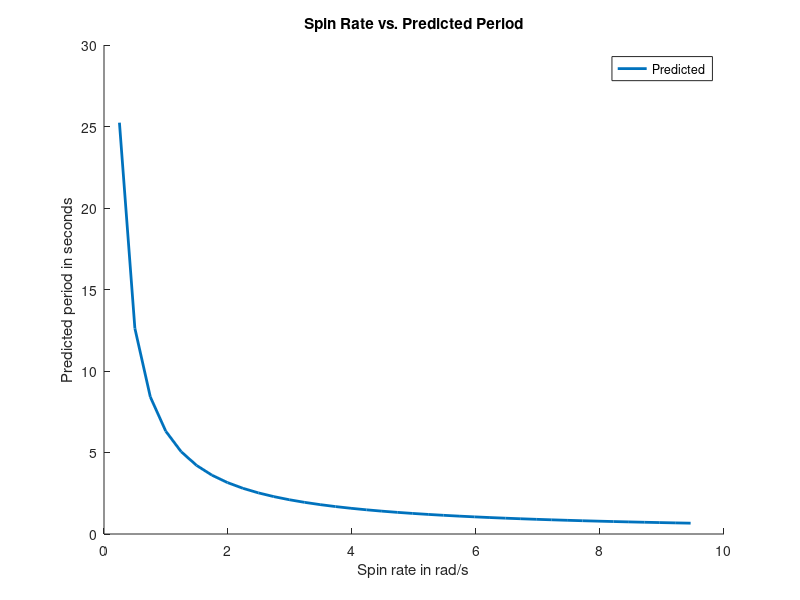
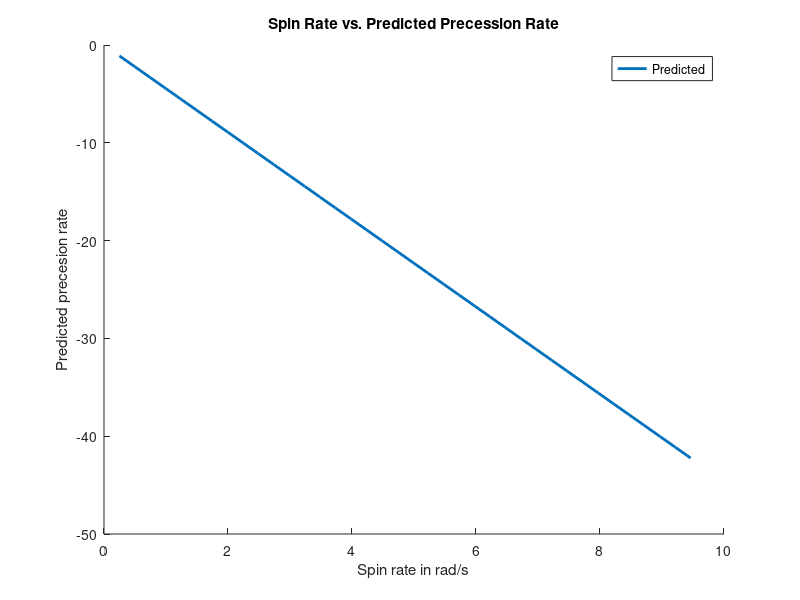
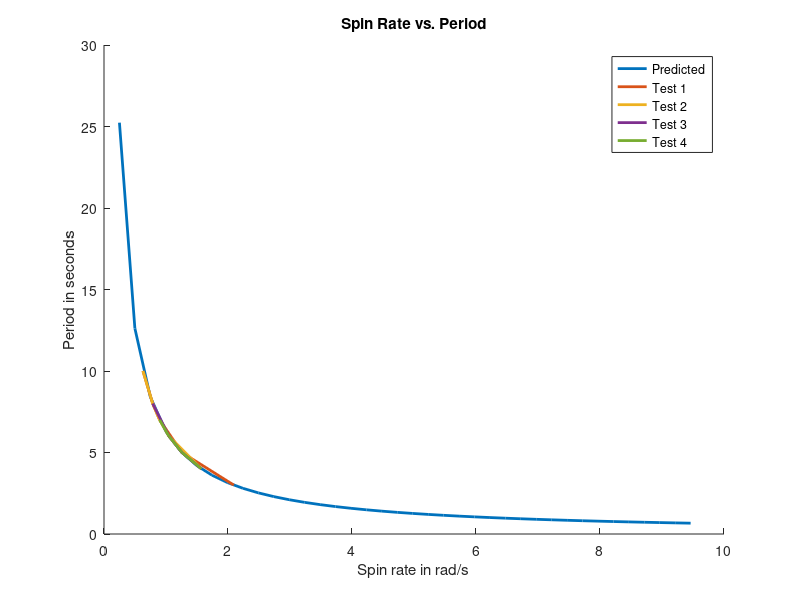
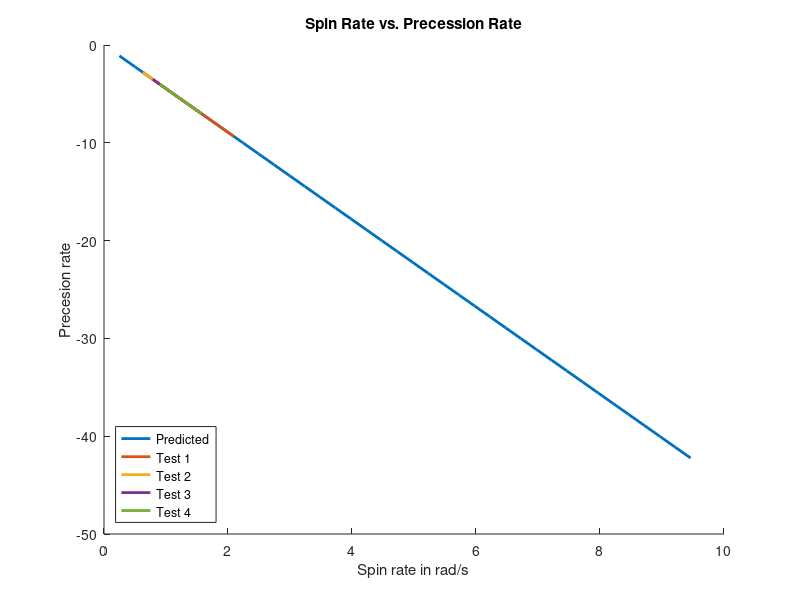

Source code (MATLAB) for these figures, in order:
%ASEN 3200: Lab 2 Spinning Spacecraft
%Author: Quinn Lewis, Cesario Garcia, Billy Weigl, Ankrit Upretty
%Last Modified: 9/28/2020

clear all; clc; close all

%constants
d = 22.5/39.37; %[m]
r = d/2;
a_length = 7.5/39.37; %[m]
m = 2.59; %kg
theta = 90; %angle of wheel during rotation

%speeds
s = 1:1:38; %speeds in mph
s = s*(5280*12/(3600*39.37)); %convert speed from mph to m/s

%angular velocity
cir = 2*pi*r; %circumfrance of wheel
omega = s/cir; %angular vel of wheel

%period
T = 2*pi./omega; %period in seconds for wheel

%MOI matrix using hoop as model
I1 = (1/4)*m*r^2;
I2 = I1;
I3 = (1/2)*m*r^2;
I = [I1 0 0; 0 I2 0; 0 0 I3]; 

%precession rate predicted 
phi_dot = (I3/I1).*omega/cos(theta);

%experimental precession rate from period
%data from tests 1-4 in 1st row is period and 2nd row is corresponding speed
%in m/s
%The 'predict' vectors will be used later to determine the error for the
%predicted values against the experimental values of the precession rate
c = (5280*12/(3600*39.37)); %conversion factor from mph to m/s
T1 = [10 8 7 5 3 3; 35*c 30*c 26*c 20*c 14*c 12*c];
predict1 = [phi_dot(35) phi_dot(30) phi_dot(26) phi_dot(20) phi_dot(14) phi_dot(12)];

T2 = [10 8 7 7 6 4; 38*c 30*c 26*c 22*c 20*c 15*c];
predict2 = [phi_dot(38) phi_dot(30) phi_dot(26) phi_dot(22) phi_dot(20) phi_dot(15)];

T3 = [8 8 6 5 5 4; 34*c 30*c 24*c 21*c 18*c 14*c];
predict3 = [phi_dot(34) phi_dot(30) phi_dot(24) phi_dot(21) phi_dot(18) phi_dot(14)];

T4 = [7 6 6 6 5 5 5 4; 26*c 24*c 23*c 21*c 19*c 17*c 15*c 13*c];
predict4 = [phi_dot(26) phi_dot(24) phi_dot(23) phi_dot(21) phi_dot(19) phi_dot(17) phi_dot(15) phi_dot(13)];

omega1 = 2*pi./(T1(1,:));
omega2 = 2*pi./(T2(1,:));
omega3 = 2*pi./(T3(1,:));
omega4 = 2*pi./(T4(1,:));

phi_dot1 = (I3/I1).*omega1/cos(theta);
phi_dot2 = (I3/I1).*omega2/cos(theta);
phi_dot3 = (I3/I1).*omega3/cos(theta);
phi_dot4 = (I3/I1).*omega4/cos(theta);

%plotting spin rate vs. predicted period
figure
hold on

plot(omega,T,'Linewidth',2)

hold off
xlabel('Spin rate in rad/s')
ylabel('Predicted period in seconds')
title('Spin Rate vs. Predicted Period')
legend('Predicted')

%plotting spin rate vs. predicted precession rate
figure
hold on

plot(omega,phi_dot,'Linewidth',2)

hold off
xlabel('Spin rate in rad/s')
ylabel('Predicted precesion rate')
title('Spin Rate vs. Predicted Precession Rate')
legend('Predicted')

%plotting spin rate vs. predicted period with experimental results
figure
hold on

plot(omega,T,'Linewidth',2)
plot(omega1,T1(1,:),'Linewidth',2);
plot(omega2,T2(1,:),'Linewidth',2);
plot(omega3,T3(1,:),'Linewidth',2);
plot(omega4,T4(1,:),'Linewidth',2);

hold off
xlabel('Spin rate in rad/s')
ylabel('Period in seconds')
title('Spin Rate vs. Period')
legend('Predicted','Test 1','Test 2','Test 3','Test 4','Location','northeast')

%plotting spin rate vs. predicted precesion rate with experimental results
figure
hold on

plot(omega,phi_dot,'Linewidth',2)
plot(omega1,phi_dot1,'Linewidth',2)
plot(omega2,phi_dot2,'Linewidth',2)
plot(omega3,phi_dot3,'Linewidth',2)
plot(omega4,phi_dot4,'Linewidth',2)

hold off
xlabel('Spin rate in rad/s')
ylabel('Precesion rate')
title('Spin Rate vs. Precession Rate')
legend('Predicted','Test 1','Test 2','Test 3','Test 4','Location','southwest')

%errors for the predicted values when compared to the experimental ones
e1 = abs((phi_dot1 - predict1)./phi_dot1)/100;
e2 = abs((phi_dot2 - predict2)./phi_dot2)/100;
e3 = abs((phi_dot3 - predict3)./phi_dot3)/100;
e4 = abs((phi_dot4 - predict4)./phi_dot4)/100;
